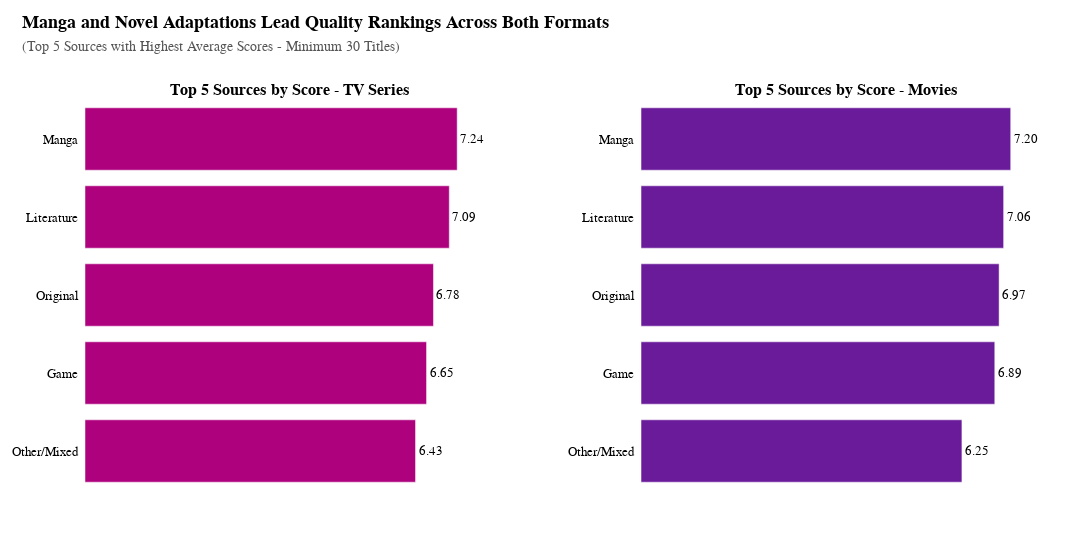

The notebook cell saved with this chart:
### Markdown cell above
#### **B. Top Source by Score of TV and Movie**
**Question**: Beyond the choice of format (TV vs. Movie), which source materials consistently deliver the highest quality perception (Score)?

### Code cell
# ==========================================
# 1. DATA PREPARATION
# ==========================================

# Filter TV and Movie only
df_type_source = df_anime_dataset_2023_prep[df_anime_dataset_2023_prep['Type'].isin(['TV', 'Movie'])].copy()

# Clean Score
df_type_source = df_type_source.dropna(subset=['Score', 'Source', 'Type'])
df_type_source['Score'] = pd.to_numeric(df_type_source['Score'], errors='coerce')

# Clean Source
df_type_source['Source'] = df_type_source['Source'].astype(str).str.strip()
exclude_list = ["UNKNOWN", "NONE", "NAN", "NULL", ""]
df_type_source = df_type_source[~df_type_source['Source'].str.upper().isin(exclude_list)]
df_type_source = df_type_source[df_type_source['Source'] != ""]

# --- A. TOP 5 SOURCES FOR TV ---
tv_data = df_type_source[df_type_source['Type'] == 'TV']
tv_source_stats = tv_data.groupby('Source').agg(
    avg_score=('Score', 'mean'),
    count=('Score', 'count')
).reset_index()

# Filter: at least 30 titles
tv_source_stats = tv_source_stats[tv_source_stats['count'] >= 30]
top5_tv = tv_source_stats.sort_values('avg_score', ascending=False).head(5)

# --- B. TOP 5 SOURCES FOR MOVIE ---
movie_data = df_type_source[df_type_source['Type'] == 'Movie']
movie_source_stats = movie_data.groupby('Source').agg(
    avg_score=('Score', 'mean'),
    count=('Score', 'count')
).reset_index()

# Filter: at least 30 titles
movie_source_stats = movie_source_stats[movie_source_stats['count'] >= 30]
top5_movie = movie_source_stats.sort_values('avg_score', ascending=False).head(5)

# Sort ascending for horizontal bar (highest at top)
top5_tv_plot = top5_tv.sort_values('avg_score', ascending=True)
top5_movie_plot = top5_movie.sort_values('avg_score', ascending=True)

# ==========================================
# 2. VISUALIZATION
# ==========================================

fig = make_subplots(
    rows=1, cols=2,
    subplot_titles=("<b>Top 5 Sources by Score - TV Series</b>", "<b>Top 5 Sources by Score - Movies</b>"),
    horizontal_spacing=0.15
)

# --- TRACE 1: TV SERIES (LEFT) ---
fig.add_trace(
    go.Bar(
        y=top5_tv_plot['Source'],
        x=top5_tv_plot['avg_score'],
        orientation='h',
        marker_color='#ae017e',
        text=top5_tv_plot['avg_score'],
        textposition='outside',
        texttemplate='%{x:.2f}',
        hovertemplate='<b>Source:</b> %{y}<br><b>Avg Score:</b> %{x:.2f}<br><b>Total Titles:</b> %{customdata}<extra></extra>',
        customdata=top5_tv_plot['count'],
        showlegend=False
    ),
    row=1, col=1
)

# --- TRACE 2: MOVIES (RIGHT) ---
fig.add_trace(
    go.Bar(
        y=top5_movie_plot['Source'],
        x=top5_movie_plot['avg_score'],
        orientation='h',
        marker_color='#6A1B9A',
        text=top5_movie_plot['avg_score'],
        textposition='outside',
        texttemplate='%{x:.2f}',
        hovertemplate='<b>Source:</b> %{y}<br><b>Avg Score:</b> %{x:.2f}<br><b>Total Titles:</b> %{customdata}<extra></extra>',
        customdata=top5_movie_plot['count'],
        showlegend=False
    ),
    row=1, col=2
)

# ==========================================
# 3. LAYOUT SETTINGS
# ==========================================

fig.update_layout(
    # General Settings
    font=dict(family="Tahoma", size=13, color="#000000"),
    hovermode="y unified",
    
    # Margin & Dimensions
    margin=dict(l=40, r=40, t=100, b=60),
    width=1400,
    height=550,
    
    # Backgrounds
    plot_bgcolor="white",
    paper_bgcolor="white",
    
    # Title Convention
    title=dict(
        text="<b>Manga and Novel Adaptations Lead Quality Rankings Across Both Formats</b><br><span style='color:#555555; font-size:14px'>(Top 5 Sources with Highest Average Scores - Minimum 30 Titles)</span>",
        x=0.02,
        y=0.95,
        xanchor='left',
        yanchor='top'
    )
)

# --- AXIS SETTINGS ---
# Update X-axes (Values)
fig.update_xaxes(showgrid=False, showticklabels=False, zeroline=False, range=[0, 8], row=1, col=1)
fig.update_xaxes(showgrid=False, showticklabels=False, zeroline=False, range=[0, 8], row=1, col=2)

# Update Y-axes (Categories)
fig.update_yaxes(showgrid=False, showline=False, ticksuffix="  ", automargin=True, row=1, col=1)
fig.update_yaxes(showgrid=False, showline=False, ticksuffix="  ", automargin=True, row=1, col=2)

fig.show()

try:
    save_chart(fig, step="04", stt="III_A_4.B", title="Manga_and_Novel_Adaptions_Lead_Quality_Rankings_Across_Both_Formats")
except Exception as e:
    print(f"⚠️ Could not save chart due to Kaleido error: {e}")
    print("✅ Chart is displayed below regardless.")

### Figure 1 — Plotly figure (JSON) as saved in the notebook; plotly's stock layout.template omitted (floating-point values rounded to 4 significant figures)
{"data": [{"customdata": [447, 451, 863, 593, 1609], "hovertemplate": "<b>Source:</b> %{y}<br><b>Avg Score:</b> %{x:.2f}<br><b>Total Titles:</b> %{customdata}<extra></extra>", "marker": {"color": "#ae017e"}, "orientation": "h", "showlegend": false, "text": [6.434, 6.649, 6.783, 7.091, 7.245], "textposition": "outside", "texttemplate": "%{x:.2f}", "type": "bar", "x": [6.434, 6.649, 6.783, 7.091, 7.245], "xaxis": "x", "y": ["Other/Mixed", "Game", "Original", "Literature", "Manga"], "yaxis": "y"}, {"customdata": [290, 115, 375, 217, 462], "hovertemplate": "<b>Source:</b> %{y}<br><b>Avg Score:</b> %{x:.2f}<br><b>Total Titles:</b> %{customdata}<extra></extra>", "marker": {"color": "#6A1B9A"}, "orientation": "h", "showlegend": false, "text": [6.247, 6.886, 6.971, 7.058, 7.196], "textposition": "outside", "texttemplate": "%{x:.2f}", "type": "bar", "x": [6.247, 6.886, 6.971, 7.058, 7.196], "xaxis": "x2", "y": ["Other/Mixed", "Game", "Original", "Literature", "Manga"], "yaxis": "y2"}], "layout": {"annotations": [{"font": {"size": 16}, "showarrow": false, "text": "<b>Top 5 Sources by Score - TV Series</b>", "x": 0.2125, "xanchor": "center", "xref": "paper", "y": 1, "yanchor": "bottom", "yref": "paper"}, {"font": {"size": 16}, "showarrow": false, "text": "<b>Top 5 Sources by Score - Movies</b>", "x": 0.7875, "xanchor": "center", "xref": "paper", "y": 1, "yanchor": "bottom", "yref": "paper"}], "font": {"color": "#000000", "family": "Tahoma", "size": 13}, "height": 550, "hovermode": "y unified", "margin": {"b": 60, "l": 40, "r": 40, "t": 100}, "paper_bgcolor": "white", "plot_bgcolor": "white", "title": {"text": "<b>Manga and Novel Adaptations Lead Quality Rankings Across Both Formats</b><br><span style='color:#555555; font-size:14px'>(Top 5 Sources with Highest Average Scores - Minimum 30 Titles)</span>", "x": 0.02, "xanchor": "left", "y": 0.95, "yanchor": "top"}, "width": 1400, "xaxis": {"anchor": "y", "domain": [0, 0.425], "range": [0, 8], "showgrid": false, "showticklabels": false, "zeroline": false}, "xaxis2": {"anchor": "y2", "domain": [0.575, 1], "range": [0, 8], "showgrid": false, "showticklabels": false, "zeroline": false}, "yaxis": {"anchor": "x", "automargin": true, "domain": [0, 1], "showgrid": false, "showline": false, "ticksuffix": "  "}, "yaxis2": {"anchor": "x2", "automargin": true, "domain": [0, 1], "showgrid": false, "showline": false, "ticksuffix": "  "}}}
